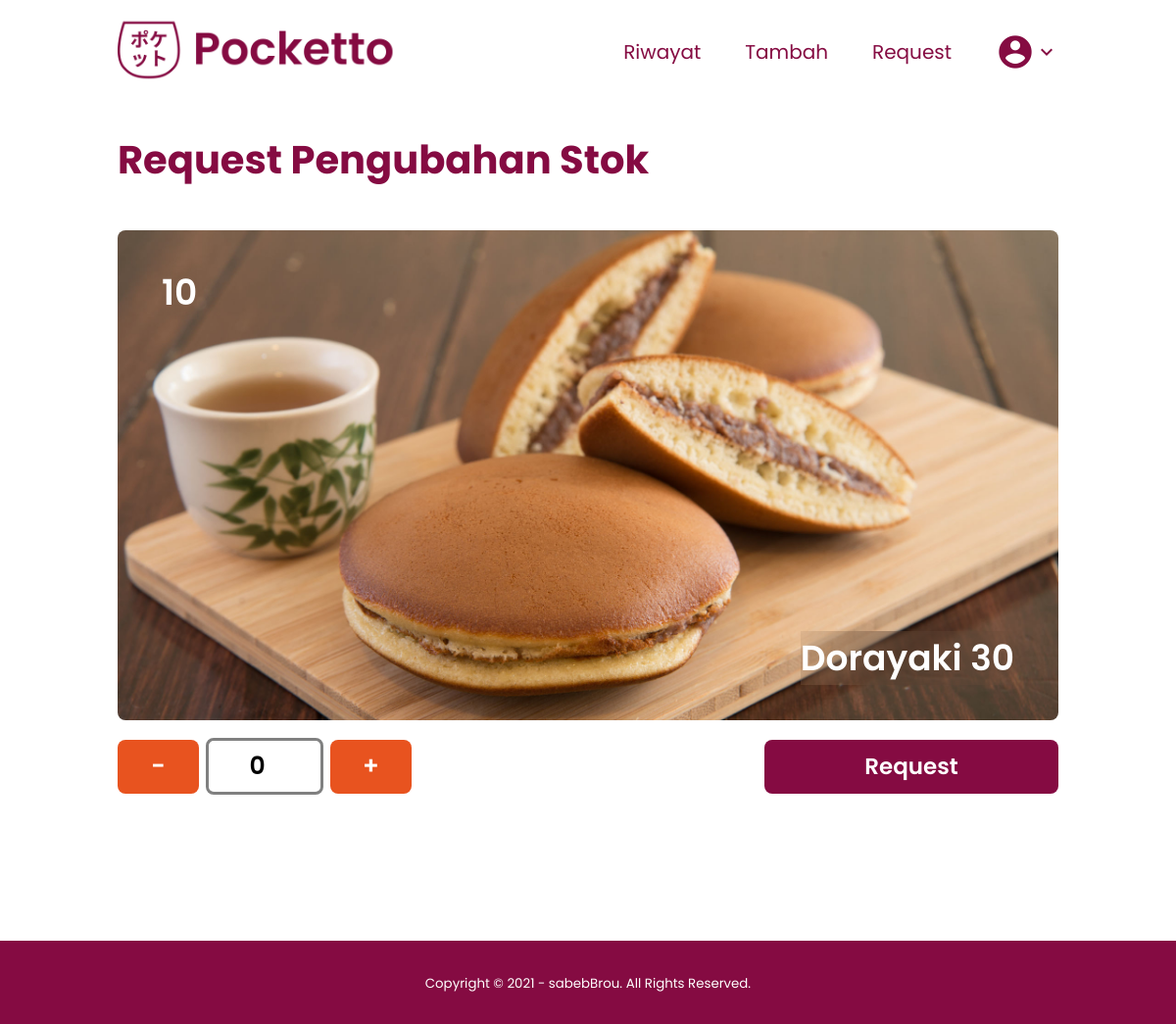
The page /pages/request_stok_dorayaki.php?nama=Dorayaki 30 (signed in) on the database its author committed.
### tables this page shows
CREATE TABLE Dorayaki (
nama varchar (255),
deskripsi varchar (255),
harga int,
stok int,
jumlah_terjual int, gambar text,
PRIMARY KEY (nama)
);

### pages/request_stok_dorayaki.php (the view, shortened to what this page needs)
<?php
$db = new MyDB();
$nama = $_GET["nama"];
$result = $db->query("select * from dorayaki where nama ='$nama'");
$data = array();
while ($res = $result->fetchArray(1)) {
	array_push($data, $res);
}
?>
<!DOCTYPE html>
<html lang="en">
<head>
	<link rel="stylesheet" href="../css/buy_modify.css" />
</head>
<body>
	<?php
	include "intermediate/navbar.php";
	echo create_navbar();
	?>
	<div class="container">
		<div class="text content-title">
			<h1>Request Pengubahan Stok</h1>
		</div>
		<div style="background-image: url('<?= $data[0]["gambar"]?>');" class="content-detail">
			<p class="counter"><?= $data[0]["stok"] ?></p>
			<p class="varian"><?= $data[0]["nama"] ?></p>
		</div>
		<form class="content-foot" action="request_stok_dorayaki.php?nama=<?= $data[0]["nama"] ?>" method="post">
			<div class="button-price">
				<input type="button" value="-" class="counter-btn" onclick="editDorayaki(-1)" />
				<input type="number" name="jumlah" class="stok-input" min="0" value="0" />
				<input type="button" value="+" class="counter-btn" onclick="editDorayaki(+1)" />
			</div>
			<div class="submit-btn">
				<input type="submit" name="submit" value="Request" class="beli-btn" />
			</div>
		</form>
	</div>
	<footer>
		<small>Copyright © 2021 - sabebBrou. All Rights Reserved.</small>
	</footer>
</body>
</html>

### css/buy_modify.css (style rules this page uses)
html, body { margin: 0; padding: 0; }
.container { align-items: center; width: 80%; margin: auto; margin-bottom: 150px; }
.content-title { padding-top: 30px; padding-bottom: 30px; font-size: 100%; }
.content-detail { height: 500px; background-repeat: no-repeat; background-size: cover; background-position: center; border-radius: 8px; overflow: hidden; position: relative; margin-bottom: 10px; }
.counter { position: absolute; display: flex; font-weight: 600; font-size: 36px; color: #ffffff; margin-left: 45px; backdrop-filter: blur(30px); -webkit-backdrop-filter: blur(30px); }
.varian { position: absolute; bottom: 0; right: 0; margin-right: 45px; font-weight: 600; font-size: 36px; color: #ffffff; backdrop-filter: blur(30px); -webkit-backdrop-filter: blur(30px); }
.content-foot { display: flex; padding-top: 10px; justify-content: space-between; }
.button-price { display: flex; width: 30%; height: 55px; column-gap: 7px; align-items: center; }
.counter-btn { width: 30%; height: 100%; background: #e8531f; border-radius: 8px; font-weight: 600; font-size: 25px; text-align: center; color: #ffffff; border: none; cursor: pointer; }
.submit-btn { width: 30%; height: 55px; }
.beli-btn { height: 100%; width: 100%; background: #850b42; border-radius: 8px; font-weight: 600; font-size: 23px; text-align: center; color: #ffffff; border: none; cursor: pointer; }
.stok-input { height: 90%; width: 40%; border-radius: 8px; font-weight: 600; font-size: 25px; text-align: center; border: solid #808080; }
@media only screen and (max-width: 1280px) { .submit-btn, .button-price, .deskripsi-harga { width: 300px; } }

### css/style.css (style rules this page uses)
* { font-family: Poppins; }
.text { font-size: 20px; line-height: 30px; color: #850b42; }
footer { padding: 30px 0; background-color: #850b42; color: #fff; text-align: center; font-family: Poppins; }

### rows shown on the page
dorayaki: gambar (picture), stok "10", nama "Dorayaki 30"
